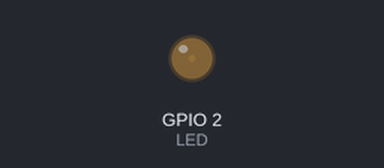
Bench run of a sketch on a simulated ESP8266 (NodeMCU). Parts: output pins drawn as LEDs (lit = HIGH).

Above: at 0.05 s.
At 1.15 s:
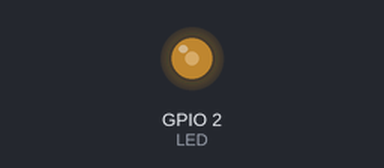
At 2.3 s:
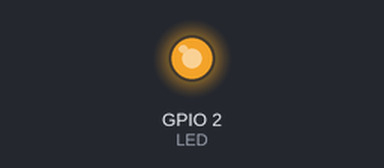
At 4.6 s:
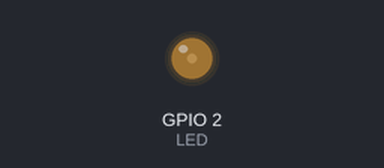
Timing chart, 0 to 6.6 s (numbered marks = the images above):
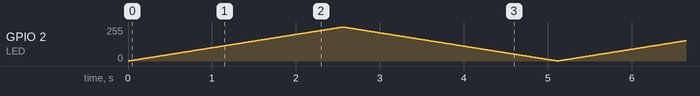

The sketch:

004LedBrightnessUsingADC.ino
```cpp
//NodeMCU ESP32S ESP-WROOM-32
//Umur Dinçer
//led brightness control by using adc
#define LED    2
int brightness = 0;
int brightAmount = 1;

void setup() {

pinMode(LED, OUTPUT);
}

void loop() {

analogWrite(LED, brightness);
brightness = brightness + brightAmount;

if(brightness <= 0 || brightness >= 255)
  brightAmount = -brightAmount;

delay(10);

}
```
